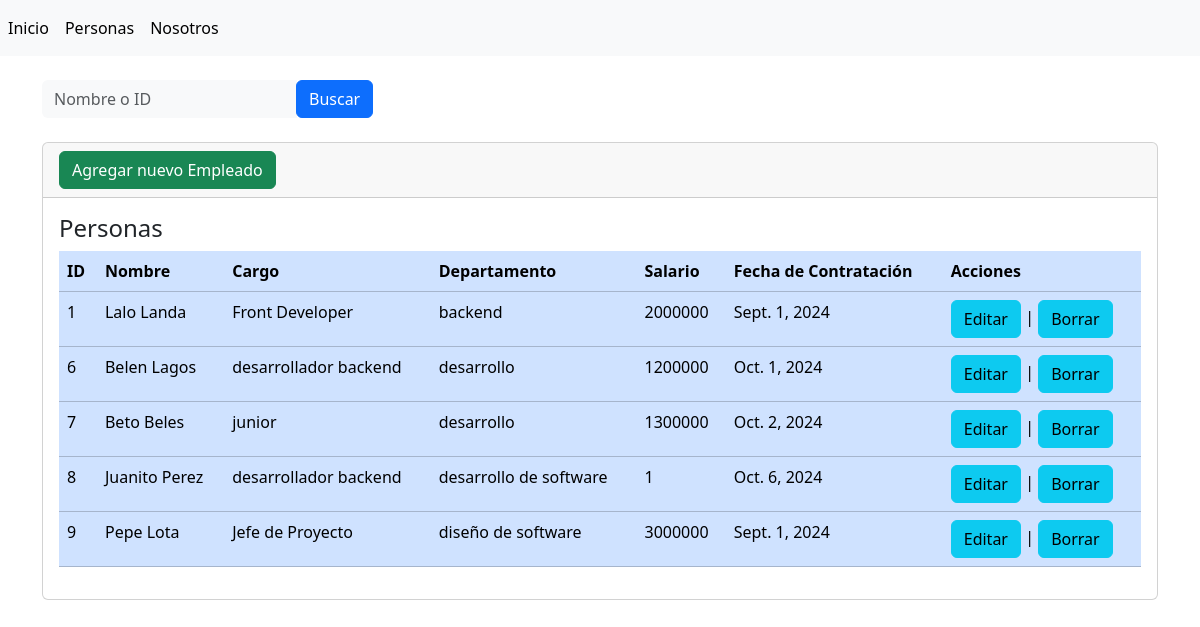
The page /personas on the database its author committed.
### gestionpersonas/models.py (models this page shows, shortened)
class Persona(models.Model):
    id = models.AutoField(primary_key=True)
    nombre = models.CharField(max_length=100, verbose_name='nombre')
    cargo = models.CharField(max_length=100, verbose_name='cargo')
    departamento = models.CharField(max_length=100, verbose_name='depto')
    salario = models.IntegerField(max_length=100, verbose_name='salario')
    fecha = models.DateField(verbose_name='fecha', null=True)

### gestionpersonas/views.py (the view)
# urls.py: path('personas', views.personas, name='personas'),
def personas(request):
    busqueda = request.POST.get("buscar")
    personas = Persona.objects.all()
    if busqueda:
        personas = Persona.objects.filter(Q(nombre__icontains= busqueda) | Q(id__icontains= busqueda)).distinct()
    return render(request, 'personas/index.html', {'personas': personas})

### gestionpersonas/templates/personas/index.html (shortened to what this page needs)
{% extends "base.html" %}
{% block contenido %}
<form class="d-none d-sm-inline-block form-inline mr-auto ml-md-3 my-2 my-md-0 mw-100 navbar-search"
method="POST">
  <div class="input-group">
    <input type="text" class="form-control bg-light border-0 small" placeholder="Nombre o ID" name="buscar" value="{{ request.POST.buscar }}">
    <div class="input-group-append">
      <button class="btn btn-primary" type="submit">
        Buscar
      </button>
    </div>
  </div>
</form>
<div class="card">
    <div class="card-header">
        <a
            name=""
            id=""
            class="btn btn-success"
            href="{% url 'crear' %}"
            role="button"
            >Agregar nuevo Empleado</a
        >
    </div>
    <div class="card-body">
        <h4 class="card-title">Personas</h4>
        <div class="table-responsive">
            <table class="table table-primary">
                <thead>
                    <tr>
                        <th>ID</th>
                        <th>Nombre</th>
                        <th>Cargo</th>
                        <th>Departamento</th>
                        <th>Salario</th>
                        <th>Fecha de Contratación</th>
                        <th>Acciones</th>
                    </tr>
                </thead>
                <tbody>
                    {% for persona in personas %}
                    <tr class="">
                        <td>{{ persona.id }}</td>
                        <td>{{ persona.nombre }}</td>
                        <td>{{ persona.cargo }}</td>
                        <td>{{ persona.departamento }}</td>
                        <td>{{ persona.salario }}</td>
                        <td>{{ persona.fecha }}</td>
                        <td><a
                            name=""
                            id=""
                            class="btn btn-info"
                            href="{% url 'editar' persona.id %}"
                            role="button"
                            >Editar</a
                        >
                         | <a
                            name=""
                            id=""
                            class="btn btn-info"
                            href="{% url 'eliminar' persona.id %}"
                            role="button"
                            >Borrar</a
                         >
                         </td>
                    </tr>
                    {% endfor %}
                </tbody>
            </table>
        </div>
    </div>
</div>
{% endblock %}

### gestionpersonas/templates/base.html (shortened to what this page needs)
<!doctype html>
<html lang="en">
    <head>
        <link
            href="https://cdn.jsdelivr.net/npm/bootstrap@5.3.2/dist/css/bootstrap.min.css"
            rel="stylesheet"
        />
    </head>
    <body>
        <main>
            <nav class="navbar navbar-expand navbar-light bg-light">
                <div class="nav navbar-nav">
                    <a class="nav-item nav-link active" href="{% url 'inicio' %}">Inicio</a>
                    <a class="nav-item nav-link active" href="{% url 'personas' %}">Personas</a>
                    <a class="nav-item nav-link active" href="{% url 'nosotros' %}">Nosotros</a>
                </div>
            </nav>
            <div class="container">
                <div class="row">
                    <div class="col-12">
                       <br/>
                        {% block contenido %} {% endblock %}
                    </div>
                </div>
            </div>
        </main>
    </body>
</html>

### rows shown on the page
Persona: id "1", nombre "Lalo Landa", cargo "Front Developer", departamento "backend", salario "2000000", fecha "Sept. 1, 2024"
Persona: id "6", nombre "Belen Lagos", cargo "desarrollador backend", departamento "desarrollo", salario "1200000", fecha "Oct. 1, 2024"
Persona: id "7", nombre "Beto Beles", cargo "junior", departamento "desarrollo", salario "1300000", fecha "Oct. 2, 2024"
Persona: id "8", nombre "Juanito Perez", cargo "desarrollador backend", departamento "desarrollo de software", salario "1", fecha "Oct. 6, 2024"
Persona: id "9", nombre "Pepe Lota", cargo "Jefe de Proyecto", departamento "diseño de software", salario "3000000", fecha "Sept. 1, 2024"
